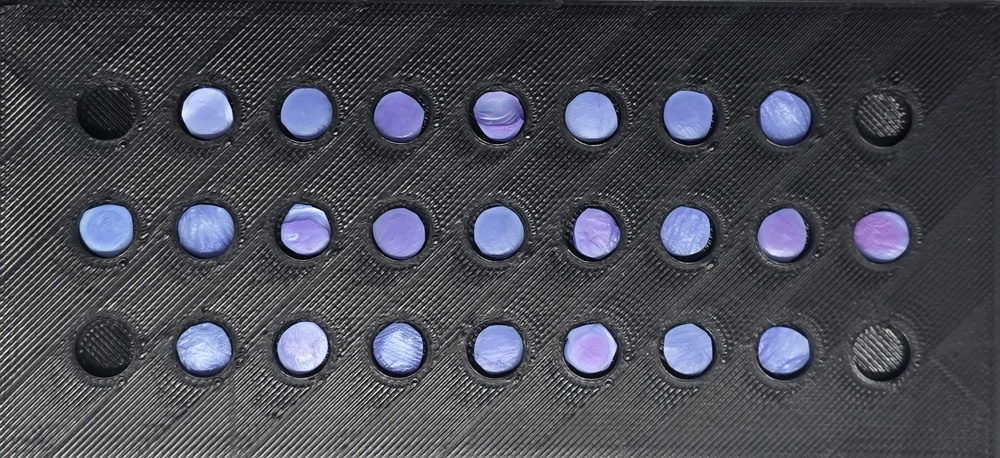
#> input picture samples/0th_min.jpeg, 1000 x 458 px, shrunk from 3519 x 1612 before the run; its folder holds only this picture in this run
$ python region_analysis.py
#> lines starting #> are read from the running program, lines starting #| are printed output that depends on the picture; after the words box and inside, x2 and y2 are one past the last pixel; in counts of white or black regions, pixels touching at a corner belong together
"""
Intra-Disk Region Detection
=============================
This script analyzes the spatial distribution of color *within* each sample disk
across the time series. It uses K-Means clustering on the pixels inside each
well to segment the disk into "Reaction Patches" (pink/red) vs "Unreacted Patches" (blue).
"""

import cv2
import numpy as np
import pandas as pd
import matplotlib
matplotlib.use('Agg')
import matplotlib.pyplot as plt
from scipy.signal import find_peaks
from sklearn.cluster import KMeans
import os

BASE_DIR = os.path.dirname(os.path.dirname(os.path.abspath(__file__)))
SAMPLES_DIR = os.path.join(BASE_DIR, 'samples')
RESULTS_DIR_TEMP = os.path.join(BASE_DIR, 'results', 'temporal')
RESULTS_DIR_STAT = os.path.join(BASE_DIR, 'results', 'statistical')

def segment_intra_disk_regions(timepoints=[0, 5, 10, 15, 20, 25], image_prefix="th_min.jpeg"):
#> called with image_prefix = 'th_min.jpeg'
    all_region_data = []

    for t in timepoints:
        image_path = os.path.join(SAMPLES_DIR, f"{t}{image_prefix}")
        if not os.path.exists(image_path):
            print(f"Warning: Could not find image {image_path}. Skipping.")
            continue

        print(f"Processing timepoint: {t} mins for intra-disk regions")
        image = cv2.imread(image_path)
#> image is the input picture: shape (458, 1000, 3); mean B, G, R 83.8, 74.7, 72.6

        # Color spaces
        image_rgb = cv2.cvtColor(image, cv2.COLOR_BGR2RGB)
        image_lab = cv2.cvtColor(image, cv2.COLOR_BGR2LAB)
#> image_lab: shape (458, 1000, 3); mean of channels 0, 1, 2 79.1, 129.4, 122.7

        # Grid detection
        gray = cv2.cvtColor(image, cv2.COLOR_BGR2GRAY)
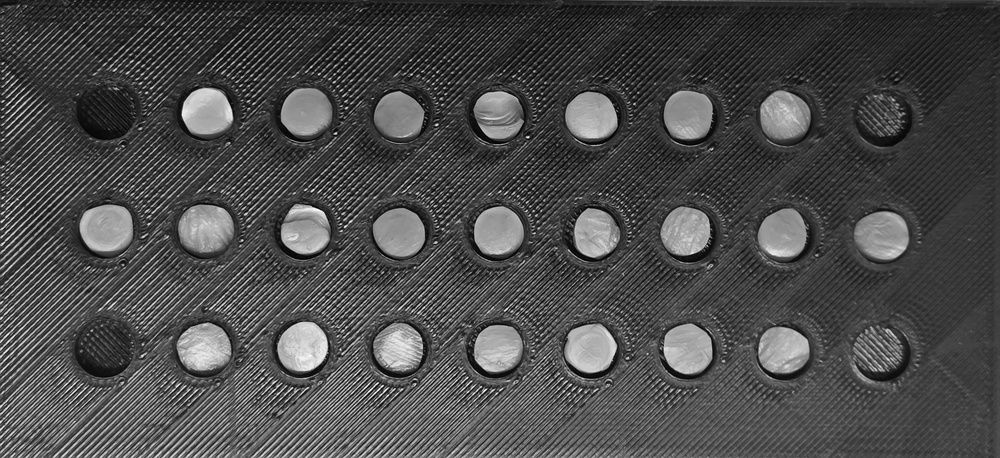
#> gray: shape (458, 1000); min 0, max 255, mean 75
        _, thresh = cv2.threshold(gray, 0, 255, cv2.THRESH_BINARY + cv2.THRESH_OTSU)
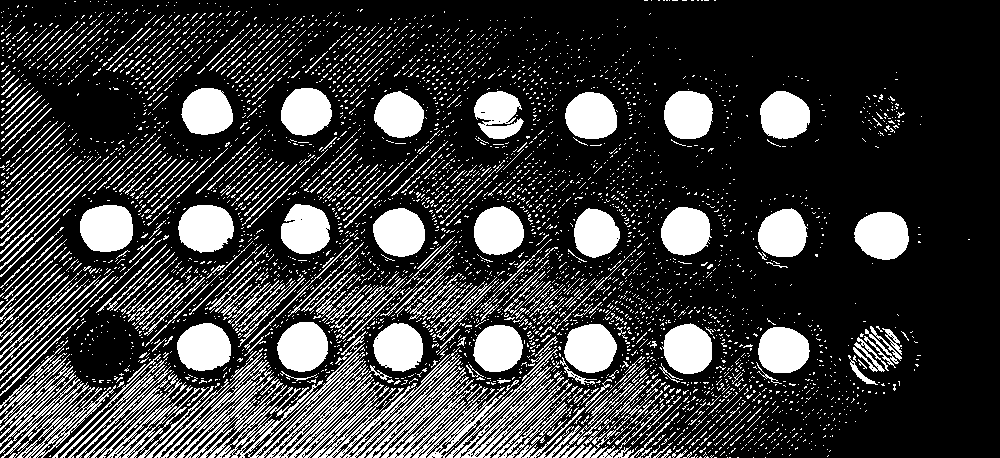
#> thresh: shape (458, 1000); 22.9% white; 3989 white regions (3598 under 20 px), largest, box (x1, y1, x2, y2) and area: (178, 205, 234, 253) 2098, (80, 205, 133, 252) 2079, (854, 212, 909, 260) 2069
        kernel = np.ones((5,5),np.uint8)
        thresh = cv2.morphologyEx(thresh, cv2.MORPH_OPEN, kernel)
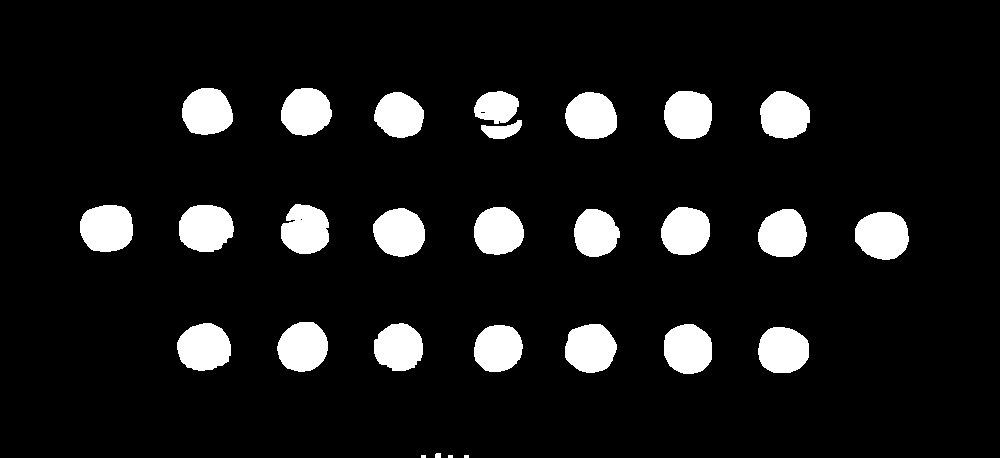
#> thresh: shape (458, 1000); 9.6% white; 28 white regions (3 under 20 px), largest, box (x1, y1, x2, y2) and area: (179, 205, 234, 252) 2080, (80, 205, 133, 252) 2079, (855, 212, 909, 260) 2065

        row_sums = np.sum(thresh, axis=1)
#> row_sums = 458 values, max 115515 at index 232, min 0 at index 0, mean 24525.1
        col_sums = np.sum(thresh, axis=0)
#> col_sums = 1000 values, max 37485 at index 302, min 0 at index 0, mean 11232.5
        row_sums = np.convolve(row_sums, np.ones(20)/20, mode='same')
#> row_sums = 458 values, max 112263.8 at index 232, min 0 at index 0, mean 24507.3
        col_sums = np.convolve(col_sums, np.ones(20)/20, mode='same')
#> col_sums = 1000 values, max 36681.8 at index 304, min 0 at index 0, mean 11232.5

        y_peaks, y_props = find_peaks(row_sums, distance=50, prominence=row_sums.max()*0.2)
#> y_peaks = [113, 232, 349]; y_props = {'prominences': [83461.5, 112263.8, 87745.5], 'left_bases': [78, 194, 312], 'right_bases': [149, 270, 384]}
        x_peaks, x_props = find_peaks(col_sums, distance=50, prominence=col_sums.max()*0.2)
#> x_peaks = [108, 205, 304, 399, 498, 593, 687, 783, 885]; x_props = {'prominences': [11768.2, 35330.2, 36681.8, 35126.2, 34386.8, 35802, 36477.8, 35292, 11997.8], 'left_bases': [70, 167, 267, 363, 464, 555, 651, 748, 845], 'right_bases': [143, 244, 342, 534, 534, 630, 722, 820, 919]}

        if len(y_peaks) >= 3 and len(x_peaks) >= 9:
            if len(y_peaks) > 3:
                y_peaks = np.sort(y_peaks[np.argsort(y_props['prominences'])[-3:]])
            if len(x_peaks) > 9:
                x_peaks = np.sort(x_peaks[np.argsort(x_props['prominences'])[-9:]])

            radius = 32

            # Setup visualization for the final timepoint
            viz_img = image.copy() if t == timepoints[-1] else None

            for r_idx, y in enumerate(y_peaks):
                for c_idx, x in enumerate(x_peaks):
                    if 0 < c_idx < 8: # Active samples

                        # Extract coordinates in the circular mask
                        Y, X = np.ogrid[:image.shape[0], :image.shape[1]]
                        dist_from_center = np.sqrt((X - x)**2 + (Y - y)**2)
                        mask = dist_from_center <= radius

                        # Extract the LAB pixels for segmentation
                        # LAB is generally better for human-perceived color thresholding (e.g. pink vs blue)
                        lab_pixels = image_lab[mask].astype(float)

                        if len(lab_pixels) < 10:
                            continue

                        # Use just the a* (Green-Red) and b* (Blue-Yellow) channels for clustering
                        # We ignore L* (Lightness) to restrict shading/glare artifacts
                        ab_pixels = lab_pixels[:, 1:3]

                        # Cluster into 2 regions: "Reaction Patches" (Pink/Red) vs "Unreacted" (Blue)
                        # We force n_init to suppress warnings
                        kmeans = KMeans(n_clusters=2, n_init=5, random_state=42)
                        labels = kmeans.fit_predict(ab_pixels)

                        # Which cluster is the "reaction" cluster?
                        # Higher a* value = more red/pink (reaction). Lower a* = more green/blue (unreacted).
                        cluster_centers = kmeans.cluster_centers_  # shape: (2, 2) where cols are [a*, b*]
                        reaction_cluster_idx = np.argmax(cluster_centers[:, 0]) # The center with higher a* is pinkish
                        unreacted_cluster_idx = 1 - reaction_cluster_idx

                        # Count the number of pixels in each cluster
                        total_pixels = len(labels)
                        reaction_pixels = np.sum(labels == reaction_cluster_idx)
                        reaction_area_pct = (reaction_pixels / total_pixels) * 100

                        # Calculate the mean RGB color of the reaction patches strictly for visualization/logging
                        rgb_pixels = image_rgb[mask]
                        reaction_rgb = np.median(rgb_pixels[labels == reaction_cluster_idx], axis=0) if reaction_pixels > 0 else [0,0,0]

                        all_region_data.append({
                            'Time': t,
                            'Row': r_idx,
                            'Column': c_idx,
                            'Reaction_Area_Pct': reaction_area_pct,
                            'Reaction_a_star_intensity': cluster_centers[reaction_cluster_idx, 0]
                        })

                        # If this is the final timepoint, annotate the visualization image
                        if viz_img is not None:
                            # Reconstruct the 2D label mask
                            full_label_mask = np.zeros(image.shape[:2], dtype=np.uint8)
                            full_label_mask[mask] = (labels == reaction_cluster_idx).astype(np.uint8) * 255

                            # Create a vivid red overlay for the reaction patches
                            red_overlay = np.zeros_like(viz_img)
                            red_overlay[full_label_mask == 255] = [0, 0, 255] # BGR Red

                            # Only blend the specific reaction pixels for THIS well
                            well_reaction_mask = full_label_mask == 255
                            viz_img[well_reaction_mask] = cv2.addWeighted(
                                viz_img[well_reaction_mask], 0.4,
                                red_overlay[well_reaction_mask], 0.6, 0
                            )

                            # Draw outer well boundary
                            cv2.circle(viz_img, (x, y), radius, (0, 255, 0), 2)
#> this loop made 3 passes
#> y on passes 1 to 3: 113, 232, 349
#> after the loop, all_region_data = 21 items

            # Save the final timepoint segmentation map
            if viz_img is not None:
                viz_path = os.path.join(RESULTS_DIR_STAT, 'intra_disk_segmentation_t25.png')
                cv2.imwrite(viz_path, viz_img)
                print(f"Saved intra-disk segmentation map to {viz_path}")
        else:
            print(f"Error: Grid tracking failed for {image_path}")

    # Process and Plot the Temporal Data
    df = pd.DataFrame(all_region_data)
    if df.empty:
        print("No region data extracted.")
        return

    # Average the Area % across the 3 replicate rows
    grouped_df = df.groupby(['Time', 'Column']).mean().reset_index()

    # Plot the Reaction Area Trajectories
    fig, ax = plt.subplots(figsize=(10, 6))
    plt.title('Intra-Disk Reaction Kinetics: Biological Pink Blob Area (%) Over Time', fontsize=14)

    columns_list = sorted(grouped_df['Column'].unique())
    colors = plt.cm.plasma(np.linspace(0, 0.9, len(columns_list)))

    for col, color in zip(columns_list, colors):
        col_data = grouped_df[grouped_df['Column'] == col]
        ax.plot(col_data['Time'], col_data['Reaction_Area_Pct'], marker='o', linewidth=2, color=color, label=f'Col {col}')

    ax.set_xlabel('Time (mins)', fontsize=12)
    ax.set_ylabel('Reaction Patch Area (%)', fontsize=12)
    ax.legend(title='Column', bbox_to_anchor=(1.05, 1), loc='upper left')
    ax.grid(True, alpha=0.3)
    ax.set_ylim(-5, 105) # Percentages 0-100

    plt.tight_layout()
    plot_path = os.path.join(RESULTS_DIR_STAT, 'spatial_reaction_kinetics.png')
    plt.savefig(plot_path, dpi=150)
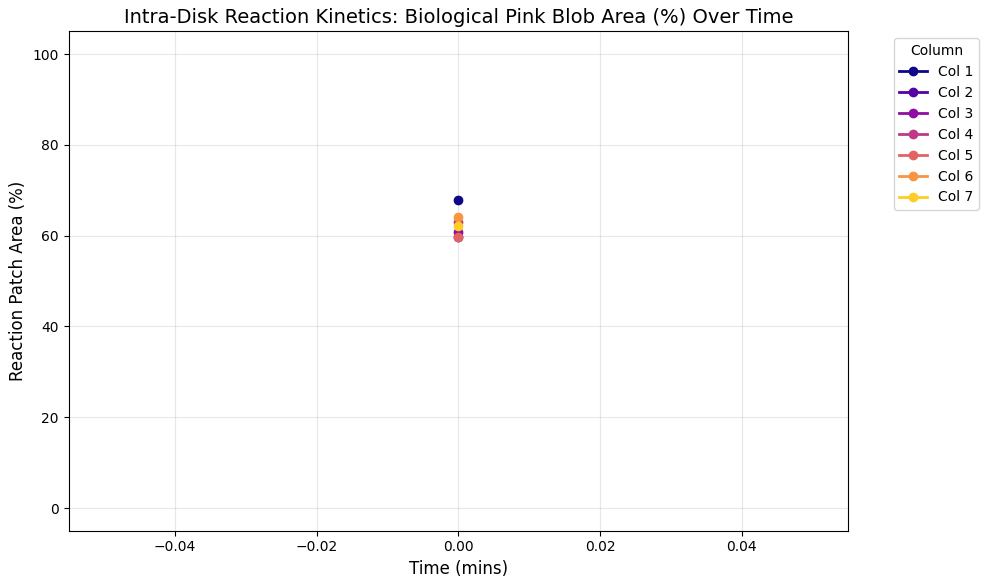
#> figure drawn by matplotlib, 1 panel
    print(f"Saved spatial reaction trajectories to {plot_path}")

    csv_path = os.path.join(RESULTS_DIR_STAT, 'spatial_region_data.csv')
    df.to_csv(csv_path, index=False)
    print(f"Saved {csv_path}")

if __name__ == "__main__":
    segment_intra_disk_regions()
